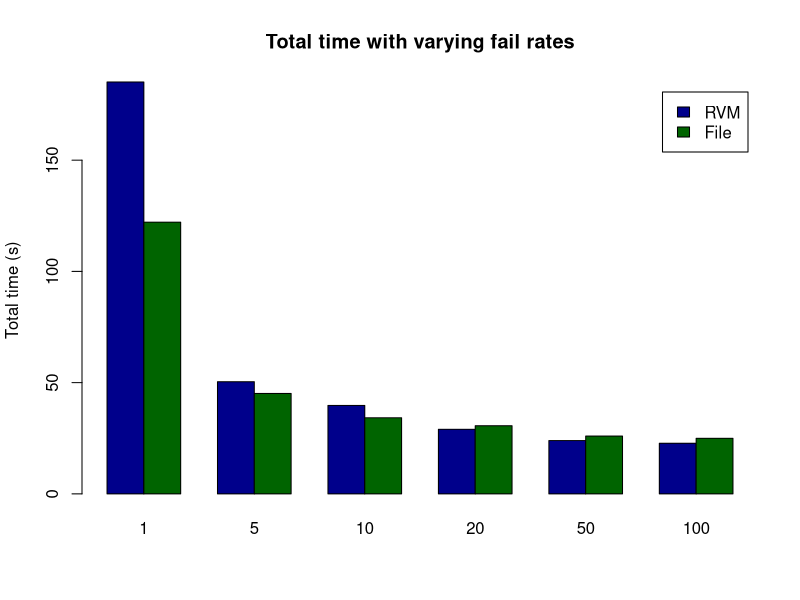

R code for this plot:
pdf("dgemv_total_time_fail.pdf")

data <- matrix(c(185.14,122.14,50.42,45.14,39.76,34.21,29.03,30.63,23.96,25.98,22.75,24.98),ncol=6, nrow=2)

barplot(data, main="Total time with varying fail rates",
        ylab="Total time (s)", xlab="", col=c("darkblue","darkgreen"), 
        beside=TRUE,
        names.arg=c("1", "5", "10", "20", "50", "100"), 
        legend=c("RVM", "File"))

